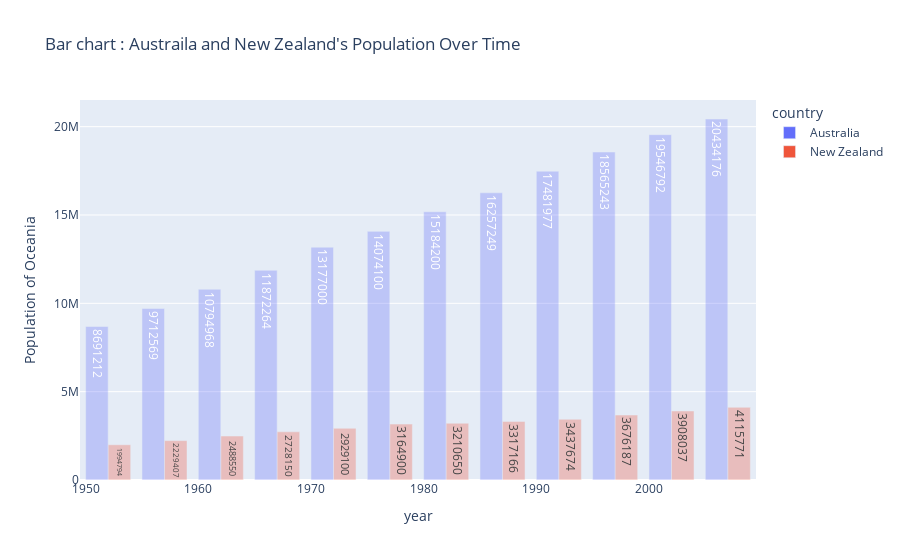

Notebook code for this chart:
### Code cell
# chart figure
fig2 = px.bar(data_Oceania, 
             x = 'year' , 
             y = 'pop' , 
             color = 'country',
             labels = {'pop' : 'Population of Oceania'} , 
             hover_data = ['lifeExp','gdpPercap'],
             barmode = 'group',
             title= "Bar chart : Austraila and New Zealand's Population Over Time",
             opacity= 0.3,
             text = "pop"
             )

fig2.show()

### Figure 1 — Plotly figure (JSON) as saved in the notebook; plotly's stock layout.template omitted (floating-point values rounded to 4 significant figures)
{"data": [{"alignmentgroup": "True", "customdata": [[69.12, 10040.0], [70.33, 10950.0], [70.93, 12220.0], [71.1, 14530.0], [71.93, 16790.0], [73.49, 18330.0], [74.74, 19480.0], [76.32, 21890.0], [77.56, 23420.0], [78.83, 27000.0], [80.37, 30690.0], [81.23, 34440.0]], "hovertemplate": "country=Australia<br>year=%{x}<br>Population of Oceania=%{text}<br>lifeExp=%{customdata[0]}<br>gdpPercap=%{customdata[1]}<extra></extra>", "legendgroup": "Australia", "marker": {"color": "#636efa", "opacity": 0.3, "pattern": {"shape": ""}}, "name": "Australia", "offsetgroup": "Australia", "orientation": "v", "showlegend": true, "text": [8691212, 9712569, 10794968, 11872264, 13177000, 14074100, 15184200, 16257249, 17481977, 18565243, 19546792, 20434176], "textposition": "auto", "type": "bar", "x": [1952, 1957, 1962, 1967, 1972, 1977, 1982, 1987, 1992, 1997, 2002, 2007], "xaxis": "x", "y": [8691212, 9712569, 10794968, 11872264, 13177000, 14074100, 15184200, 16257249, 17481977, 18565243, 19546792, 20434176], "yaxis": "y"}, {"alignmentgroup": "True", "customdata": [[69.39, 10560.0], [70.26, 12250.0], [71.24, 13180.0], [71.52, 14460.0], [71.89, 16050.0], [72.22, 16230.0], [73.84, 17630.0], [74.32, 19010.0], [76.33, 18360.0], [77.55, 21050.0], [79.11, 23190.0], [80.2, 25190.0]], "hovertemplate": "country=New Zealand<br>year=%{x}<br>Population of Oceania=%{text}<br>lifeExp=%{customdata[0]}<br>gdpPercap=%{customdata[1]}<extra></extra>", "legendgroup": "New Zealand", "marker": {"color": "#EF553B", "opacity": 0.3, "pattern": {"shape": ""}}, "name": "New Zealand", "offsetgroup": "New Zealand", "orientation": "v", "showlegend": true, "text": [1994794, 2229407, 2488550, 2728150, 2929100, 3164900, 3210650, 3317166, 3437674, 3676187, 3908037, 4115771], "textposition": "auto", "type": "bar", "x": [1952, 1957, 1962, 1967, 1972, 1977, 1982, 1987, 1992, 1997, 2002, 2007], "xaxis": "x", "y": [1994794, 2229407, 2488550, 2728150, 2929100, 3164900, 3210650, 3317166, 3437674, 3676187, 3908037, 4115771], "yaxis": "y"}], "layout": {"barmode": "group", "legend": {"title": {"text": "country"}, "tracegroupgap": 0}, "title": {"text": "Bar chart : Austraila and New Zealand's Population Over Time"}, "xaxis": {"anchor": "y", "domain": [0, 1], "title": {"text": "year"}}, "yaxis": {"anchor": "x", "domain": [0, 1], "title": {"text": "Population of Oceania"}}}}
